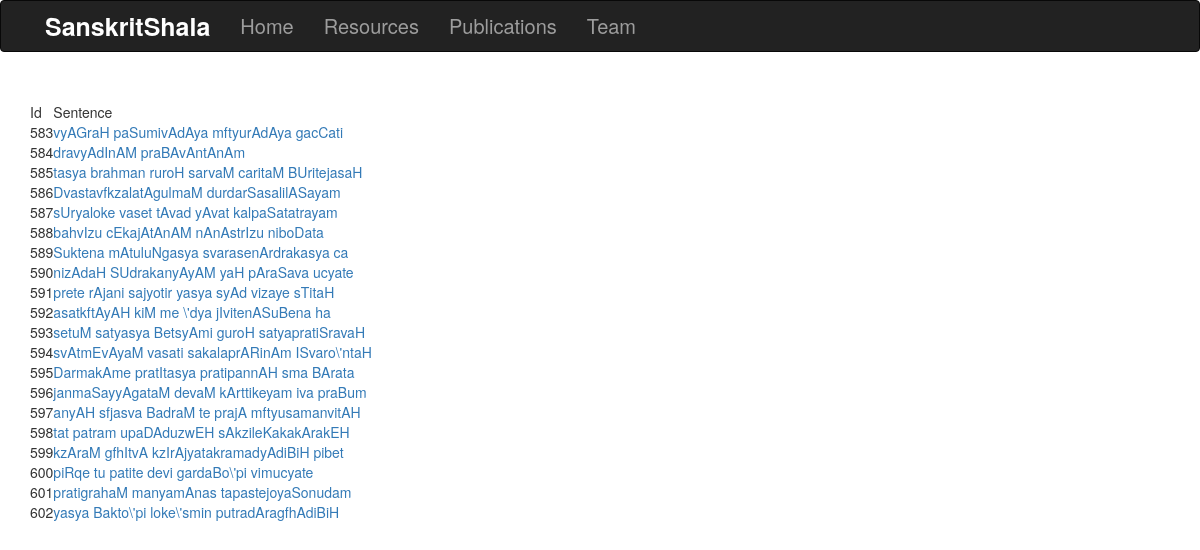
Screenshot of /sentences/0 with the database file from the repository.
### annotatorapp/models.py (models this page shows)
class Exsentences(models.Model):
	xsent_id = models.AutoField(primary_key=True)
	line = models.CharField(max_length=200)
	chunks = models.CharField(max_length=200)
	lemmas = models.CharField(max_length=200)
	morph_cng = models.CharField(max_length=200)

### annotatorapp/views.py (the view)
# urls.py: path('sentences/<int:batch_id>',views.xsentenceview,name='xsentenceview'),
def xsentenceview(request,batch_id):
    l = [0,20,40,60,80,100,120,140,160,180]
    r = l[batch_id]
    ids = Exsentences.objects.values('xsent_id')[r:r+20]
    line = Exsentences.objects.values('line')[r:r+20]
    chunks = Exsentences.objects.values('chunks')[r:r+20]
    lemmas = Exsentences.objects.values('lemmas')[r:r+20]
    morph_cng = Exsentences.objects.values('morph_cng')[r:r+20]
    lists = zip(ids,line,chunks,lemmas,morph_cng)
    return render(request, 'annotatorapp/exsent.html', {'lists':lists,'batch_id':batch_id})

### annotatorapp/templates/annotatorapp/exsent.html (shortened to what this page needs)
{% extends "annotatorapp/base.html" %}
{%block content%}
	<table>
		<thead>
			<tr>
				<td>Id</td>
				<td>Sentence</td>
			</tr>
		</thead>
		<tbody>
			{% for i,l,c,lem,m in lists %}
			<tr>
				<td>{{i.xsent_id}}</td>
				<td ><a href='' id='{{i.xsent_id}}' class='exs'>{{l.line}}</a></td>
			</tr>
			{%endfor%}
		</tbody>
	</table>
{%endblock%}

### annotatorapp/templates/annotatorapp/base.html (shortened to what this page needs)
{%load static%}
<!DOCTYPE html>
<html lang="en">
<head>
  <link rel="stylesheet" href="https://maxcdn.bootstrapcdn.com/bootstrap/3.3.7/css/bootstrap.min.css">
  <link rel="stylesheet" href="https://use.fontawesome.com/releases/v5.0.13/css/all.css">
  <link rel="stylesheet" type="text/css" href="https://cdn.rawgit.com/Jivnesh/SHR_CSS_and_JS/main/jquery.flowchart.css">
  <link rel="stylesheet" type="text/css" href="https://cdn.rawgit.com/Jivnesh/SHR_CSS_and_JS/main/stylesheets.stylesheet.css">
  <link rel="stylesheet" type="text/css" href="https://cdn.rawgit.com/Jivnesh/SHR_CSS_and_JS/main/main.css">
</head>
<body>
  <nav class="navbar navbar-inverse" role="navigation">
  <div class="container">
      <div class="container-fluid">
          <div class="navbar-header">
              <a class="navbar-brand" href="http://cnerg.iitkgp.ac.in/sanskritshala" style="font-size:25px;color:#fff;font-weight:700;">  SanskritShala</a>
          </div>
          <div class="collapse navbar-collapse" id="bs-example-navbar-collapse-1">
          <ul class="nav navbar-nav">
            <li><a href="http://cnerg.iitkgp.ac.in/sanskritshala" style="font-size:20px;font-weight:500;">Home</a></li>
            <li><a href="http://cnerg.iitkgp.ac.in/sanskritshala/resources" style="font-size:20px;font-weight:500;">Resources</a></li>
            <li><a href="http://cnerg.iitkgp.ac.in/sanskritshala/publications" style="font-size:20px;font-weight:500;">Publications</a></li>
            <li><a href="http://cnerg.iitkgp.ac.in/sanskritshala/team" style="font-size:20px;font-weight:500;">Team</a></li>
          </ul>
          </div>
      </div>
	 </div>
  </nav>
<div class="container" style="margin-top: 50px" id="out-container-box">
{%block content%}
{%endblock%}
 </div>
</body>
</html>

### rows the page displays
Exsentences: xsent_id "583", line "vyAGraH paSumivAdAya mftyurAdAya gacCati"
Exsentences: xsent_id "584", line "dravyAdInAM praBAvAntAnAm"
Exsentences: xsent_id "585", line "tasya brahman ruroH sarvaM caritaM BUritejasaH"
Exsentences: xsent_id "586", line "DvastavfkzalatAgulmaM durdarSasalilASayam"
Exsentences: xsent_id "587", line "sUryaloke vaset tAvad yAvat kalpaSatatrayam"
Exsentences: xsent_id "588", line "bahvIzu cEkajAtAnAM nAnAstrIzu niboData"
Exsentences: xsent_id "589", line "Suktena mAtuluNgasya svarasenArdrakasya ca"
Exsentences: xsent_id "590", line "nizAdaH SUdrakanyAyAM yaH pAraSava ucyate"
Exsentences: xsent_id "591", line "prete rAjani sajyotir yasya syAd vizaye sTitaH"
Exsentences: xsent_id "592", line "asatkftAyAH kiM me \\'dya jIvitenASuBena ha"
Exsentences: xsent_id "593", line "setuM satyasya BetsyAmi guroH satyapratiSravaH"
Exsentences: xsent_id "594", line "svAtmEvAyaM vasati sakalaprARinAm ISvaro\\'ntaH"
Exsentences: xsent_id "595", line "DarmakAme pratItasya pratipannAH sma BArata"
Exsentences: xsent_id "596", line "janmaSayyAgataM devaM kArttikeyam iva praBum"
Exsentences: xsent_id "597", line "anyAH sfjasva BadraM te prajA mftyusamanvitAH"
Exsentences: xsent_id "598", line "tat patram upaDAduzwEH sAkzileKakakArakEH"
Exsentences: xsent_id "599", line "kzAraM gfhItvA kzIrAjyatakramadyAdiBiH pibet"
Exsentences: xsent_id "600", line "piRqe tu patite devi gardaBo\\'pi vimucyate"
Exsentences: xsent_id "601", line "pratigrahaM manyamAnas tapastejoyaSonudam"
Exsentences: xsent_id "602", line "yasya Bakto\\'pi loke\\'smin putradAragfhAdiBiH"
